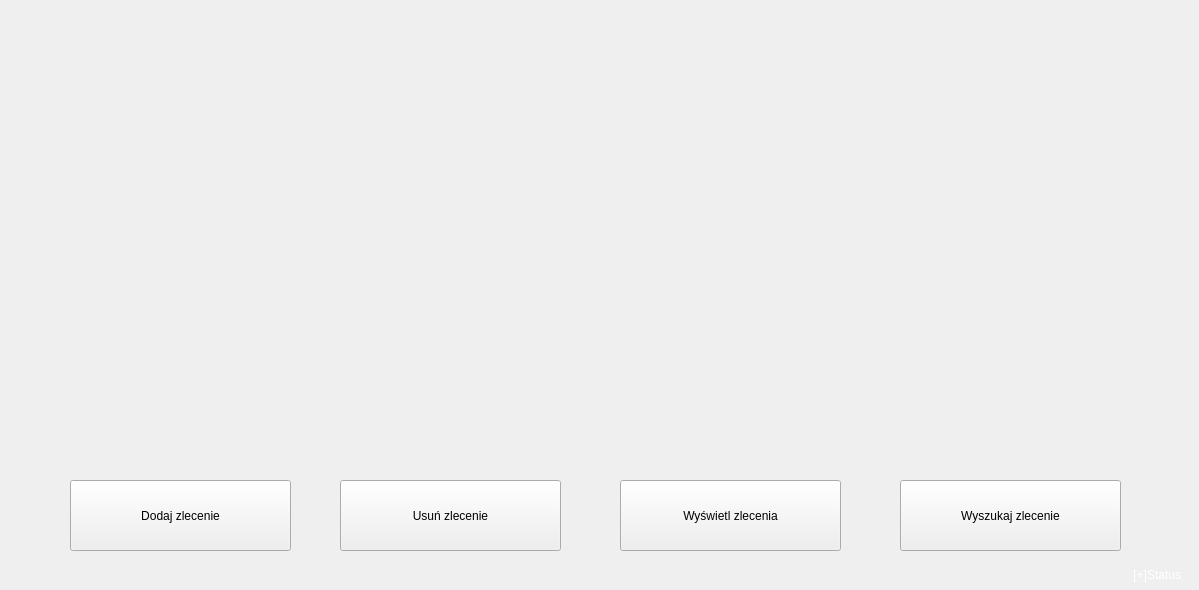
<?xml version="1.0" encoding="UTF-8"?>
<ui version="4.0">
 <class>MainWindow</class>
 <widget class="QMainWindow" name="MainWindow">
  <property name="geometry">
   <rect>
    <x>0</x>
    <y>0</y>
    <width>1199</width>
    <height>590</height>
   </rect>
  </property>
  <property name="minimumSize">
   <size>
    <width>1199</width>
    <height>590</height>
   </size>
  </property>
  <property name="maximumSize">
   <size>
    <width>1199</width>
    <height>590</height>
   </size>
  </property>
  <property name="cursor">
   <cursorShape>ArrowCursor</cursorShape>
  </property>
  <property name="windowTitle">
   <string>Car Workshop Management</string>
  </property>
  <property name="windowIcon">
   <iconset>
    <normaloff>resources/car.ico</normaloff>resources/car.ico</iconset>
  </property>
  <property name="layoutDirection">
   <enum>Qt::LeftToRight</enum>
  </property>
  <property name="autoFillBackground">
   <bool>true</bool>
  </property>
  <property name="styleSheet">
   <string notr="true"/>
  </property>
  <widget class="QWidget" name="centralWidget">
   <property name="styleSheet">
    <string notr="true"/>
   </property>
   <widget class="QPushButton" name="pushButton_4">
    <property name="geometry">
     <rect>
      <x>900</x>
      <y>480</y>
      <width>221</width>
      <height>71</height>
     </rect>
    </property>
    <property name="autoFillBackground">
     <bool>true</bool>
    </property>
    <property name="styleSheet">
     <string notr="true"/>
    </property>
    <property name="text">
     <string>Wyszukaj zlecenie</string>
    </property>
   </widget>
   <widget class="QPushButton" name="pushButton_5">
    <property name="geometry">
     <rect>
      <x>620</x>
      <y>480</y>
      <width>221</width>
      <height>71</height>
     </rect>
    </property>
    <property name="text">
     <string>Wyświetl zlecenia</string>
    </property>
   </widget>
   <widget class="QPushButton" name="pushButton_6">
    <property name="geometry">
     <rect>
      <x>340</x>
      <y>480</y>
      <width>221</width>
      <height>71</height>
     </rect>
    </property>
    <property name="text">
     <string>Usuń zlecenie</string>
    </property>
   </widget>
   <widget class="QPushButton" name="pushButton_7">
    <property name="geometry">
     <rect>
      <x>70</x>
      <y>480</y>
      <width>221</width>
      <height>71</height>
     </rect>
    </property>
    <property name="text">
     <string>Dodaj zlecenie</string>
    </property>
   </widget>
   <widget class="QLabel" name="logo">
    <property name="geometry">
     <rect>
      <x>60</x>
      <y>10</y>
      <width>591</width>
      <height>101</height>
     </rect>
    </property>
    <property name="font">
     <font>
      <weight>50</weight>
      <bold>false</bold>
     </font>
    </property>
    <property name="toolTipDuration">
     <number>0</number>
    </property>
    <property name="text">
     <string/>
    </property>
   </widget>
   <widget class="QLabel" name="picture">
    <property name="geometry">
     <rect>
      <x>0</x>
      <y>-10</y>
      <width>1261</width>
      <height>601</height>
     </rect>
    </property>
    <property name="text">
     <string/>
    </property>
   </widget>
   <widget class="QLabel" name="label">
    <property name="geometry">
     <rect>
      <x>990</x>
      <y>560</y>
      <width>191</width>
      <height>31</height>
     </rect>
    </property>
    <property name="text">
     <string>&lt;html&gt;&lt;head/&gt;&lt;body&gt;&lt;p align=&quot;right&quot;&gt;&lt;span style=&quot; color:#ffffff;&quot;&gt;[+]Status&lt;/span&gt;&lt;/p&gt;&lt;/body&gt;&lt;/html&gt;</string>
    </property>
   </widget>
   <zorder>picture</zorder>
   <zorder>pushButton_5</zorder>
   <zorder>pushButton_6</zorder>
   <zorder>pushButton_7</zorder>
   <zorder>pushButton_4</zorder>
   <zorder>logo</zorder>
   <zorder>label</zorder>
  </widget>
 </widget>
 <layoutdefault spacing="6" margin="11"/>
 <resources/>
 <connections/>
</ui>
